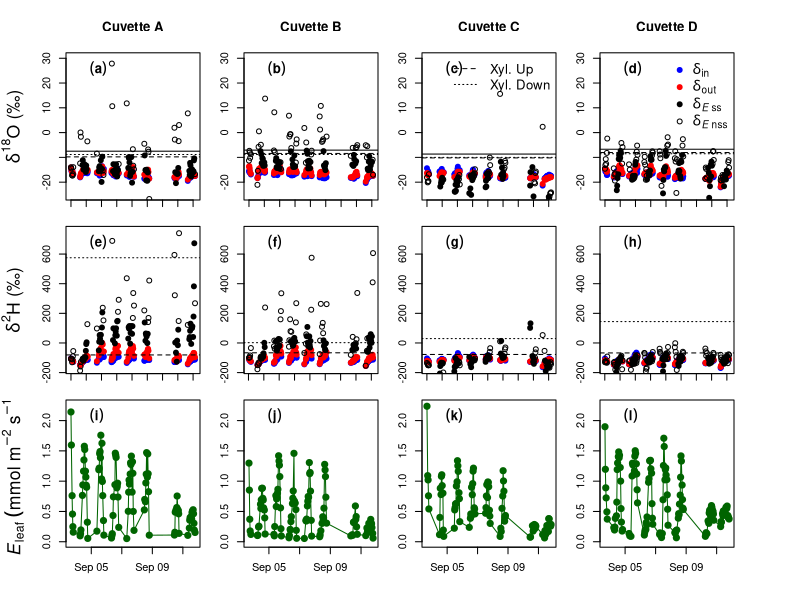

R code for this plot:
library(lubridate)

dfS <- read.table('barkData/Sept_complete.csv', sep = ';', header = TRUE)
dfS$DT <- as.POSIXct(dfS$DT, format="%Y-%m-%d %H:%M:%S")
wiS <- read.csv("barkData/Sept_xylem_wi.csv")
dfS <- dplyr::left_join(dfS, wiS, by = 'MpNo')
dfS$band_surface_m2 <- dfS$diam_cm * pi * dfS$length_cm/10000
# estimated needle area per branch given a certain branch diameter
# equation according to Cermak et al. 1998 Ann For Sci
# y = 0.003*x^2 - 0.008*x
# y is needle area in m2 and x is branch sectional area in m2 (mm2???)
dfS$cross_section_area_mm2 <- pi*(dfS$diam_cm*10*0.5)^2
dfS$needle_area_m2 <- 0.003*dfS$cross_section_area_mm2^2 - 0.08*dfS$cross_section_area_mm2
# calculate branch transpiration rate
dfS$E_branch <- dfS$TrA * dfS$needle_area_m2
dfS$time <- yday(dfS$DT) + (hour(dfS$DT)+ minute(dfS$DT)/60)/24
dfS$timeDec <- hour(dfS$DT)+ (minute(dfS$DT)/60)
dfS$DOY <- yday(dfS$DT)
# calculate deltas (d18O and d2H) of transpired water (d_E), according to:
dfS$d18O_E <- (dfS$FlowOut*dfS$H2Oout_G*dfS$d18O_out*0.001 - dfS$FlowIn*dfS$H2Oin_G*dfS$d18O_in*0.001)*1000/
  (dfS$FlowOut*dfS$H2Oout_G - dfS$FlowIn*dfS$H2Oin_G)
dfS$ss <- ifelse(dfS$d18O_E <= dfS$d18_up_lim & dfS$PAR >= 100 &
                   dfS$timeDec >= 10 & dfS$timeDec < 18 &
                   dfS$DOY >= 247, 'yes', 'no')

dfS$d2H_E <- (dfS$FlowOut*dfS$H2Oout_G*dfS$dDH_out*0.001 - dfS$FlowIn*dfS$H2Oin_G*dfS$dDH_in*0.001)*1000/
  (dfS$FlowOut*dfS$H2Oout_G - dfS$FlowIn*dfS$H2Oin_G)

myMpNo <- unique(dfS$MpNo)

dfSwhole <- dfS
dfS <- subset(dfS, DOY != 252)

windows(12,8)
par(mfrow=c(3, 4), mar = c(0, 5, 4, 0))
plot(subset(dfS, MpNo == myMpNo[1])$d18O_in ~ subset(dfS, MpNo == myMpNo[1])$DT,
     pch =19, col = 'blue', ylim = c(-25, 30), main = 'Cuvette A', axes = F,
     ylab = expression(paste(delta^{18}, "O (\u2030)")), xlab = '', cex.lab = 1.6)
points(subset(dfS, MpNo == myMpNo[1])$d18O_out ~ subset(dfS, MpNo == myMpNo[1])$DT, pch =19, col = 'red')
points(subset(dfS, MpNo == myMpNo[1] & ss == 'yes')$d18O_E ~ subset(dfS, MpNo == myMpNo[1] & ss == 'yes')$DT,
       pch =19, col = 'black')
points(subset(dfS, MpNo == myMpNo[1] & ss == 'no')$d18O_E ~ subset(dfS, MpNo == myMpNo[1] & ss == 'no')$DT,
       pch =1, col = 'black')
abline(subset(dfS, MpNo == myMpNo[1])$d18O_b[1], 0, lty = 2)
abline(subset(dfS, MpNo == myMpNo[1])$d18O_a[1], 0, lty = 3)
abline(subset(dfS, MpNo == myMpNo[1])$d18_up_lim[1], 0)
axis(side = 2, at = seq(-20, 30, 10), labels = seq(-20, 30, 10))
axis(side = 1, at = seq(min(subset(dfS, MpNo == myMpNo[1])$DT), max(subset(dfS, MpNo == myMpNo[1])$DT), 'day'),
     labels = F)
box()
legend('topleft', expression(bold((a))), bty = 'n', cex = 1.2, pt.cex = 1)

par(mar = c(0, 5*2/3, 4, 5/3))
plot(subset(dfS, MpNo == myMpNo[2])$d18O_in ~ subset(dfS, MpNo == myMpNo[2])$DT,
     pch =19, col = 'blue', ylim = c(-25, 30), axes = F,
     ylab = '', xlab = '', main = 'Cuvette B')
points(subset(dfS, MpNo == myMpNo[2])$d18O_out ~ subset(dfS, MpNo == myMpNo[2])$DT, pch =19, col = 'red')
points(subset(dfS, MpNo == myMpNo[2] & ss == 'yes')$d18O_E ~ subset(dfS, MpNo == myMpNo[2] & ss == 'yes')$DT,
       pch =19, col = 'black')
points(subset(dfS, MpNo == myMpNo[2] & ss == 'no')$d18O_E ~ subset(dfS, MpNo == myMpNo[2] & ss == 'no')$DT,
       pch =1, col = 'black')
abline(subset(dfS, MpNo == myMpNo[2])$d18O_b[1], 0, lty = 2)
abline(subset(dfS, MpNo == myMpNo[2])$d18O_a[1], 0, lty = 3)
abline(subset(dfS, MpNo == myMpNo[2])$d18_up_lim[1], 0)
axis(side = 2, at = seq(-20, 30, 10), labels = seq(-20, 30, 10))
axis(side = 1, at = seq(min(subset(dfS, MpNo == myMpNo[2])$DT), max(subset(dfS, MpNo == myMpNo[2])$DT), 'day'),
     labels = F)
box()
legend('topleft', expression(bold((b))), bty = 'n', cex = 1.2, pt.cex = 1)

par(mar = c(0, 5/3, 4, 5*2/3))
plot(subset(dfS, MpNo == myMpNo[3])$d18O_in ~ subset(dfS, MpNo == myMpNo[3])$DT,
     pch =19, col = 'blue', ylim = c(-25, 30), axes = F,
     ylab = '', xlab = '', main = 'Cuvette C')
points(subset(dfS, MpNo == myMpNo[3])$d18O_out ~ subset(dfS, MpNo == myMpNo[3])$DT, pch =19, col = 'red')
points(subset(dfS, MpNo == myMpNo[3] & ss == 'yes')$d18O_E ~ subset(dfS, MpNo == myMpNo[3] & ss == 'yes')$DT,
       pch =19, col = 'black')
points(subset(dfS, MpNo == myMpNo[3] & ss == 'no')$d18O_E ~ subset(dfS, MpNo == myMpNo[3] & ss == 'no')$DT,
       pch =1, col = 'black')
abline(subset(dfS, MpNo == myMpNo[3])$d18O_b[1], 0, lty = 2)
abline(subset(dfS, MpNo == myMpNo[3])$d18O_a[1], 0, lty = 3)
abline(subset(dfS, MpNo == myMpNo[3])$d18_up_lim[1], 0)
axis(side = 2, at = seq(-20, 30, 10), seq(-20, 30, 10))
axis(side = 1, at = seq(min(subset(dfS, MpNo == myMpNo[3])$DT), max(subset(dfS, MpNo == myMpNo[3])$DT), 'day'),
     labels = F)
box()
legend('topleft', expression(bold((c))), bty = 'n', cex = 1.2, pt.cex = 1)

legend('topright', legend = c('Xyl. Up', 'Xyl. Down'), bty = 'n', lty = c(2, 3),
       cex = 1.2, pt.cex = 1)

par(mar = c(0, 0, 4, 5))
plot(subset(dfS, MpNo == myMpNo[4])$d18O_in ~ subset(dfS, MpNo == myMpNo[4])$DT,
     pch =19, col = 'blue', ylim = c(-25, 30), axes = F,
     ylab = '', xlab = '', main = 'Cuvette D')
points(subset(dfS, MpNo == myMpNo[4])$d18O_out ~ subset(dfS, MpNo == myMpNo[4])$DT, pch =19, col = 'red')
points(subset(dfS, MpNo == myMpNo[4] & ss == 'yes')$d18O_E ~ subset(dfS, MpNo == myMpNo[4] & ss == 'yes')$DT,
       pch =19, col = 'black')
points(subset(dfS, MpNo == myMpNo[4] & ss == 'no')$d18O_E ~ subset(dfS, MpNo == myMpNo[4] & ss == 'no')$DT,
       pch =1, col = 'black')
abline(subset(dfS, MpNo == myMpNo[4])$d18O_b[1], 0, lty = 2)
abline(subset(dfS, MpNo == myMpNo[4])$d18O_a[1], 0, lty = 3)
abline(subset(dfS, MpNo == myMpNo[4])$d18_up_lim[1], 0)
axis(side = 2, at = seq(-20, 30, 10), labels = seq(-20, 30, 10))
axis(side = 1, at = seq(min(subset(dfS, MpNo == myMpNo[4])$DT), max(subset(dfS, MpNo == myMpNo[4])$DT), 'day'),
     labels = F)
box()
legend('topleft', expression(bold((d))), bty = 'n', cex = 1.2, pt.cex = 1)
legend('topright', pch = c(rep(19, 3), 1), legend = c(expression(delta['in']), expression(delta[out]),
                              expression(delta[italic(E)~ss]), expression(delta[italic(E)~nss])), 
       col = c('blue', 'red', 'black', 'black'), bty = 'n', cex = 1.3, pt.cex = 1)

par(mar = c(2, 5, 2, 0))
plot(subset(dfS, MpNo == myMpNo[1])$dDH_in ~ subset(dfS, MpNo == myMpNo[1])$DT,
     pch =19, col = 'blue', ylim = c(-170, 750), axes = F,
     ylab = expression(paste(delta^{2}, "H (\u2030)")), xlab = '', cex.lab = 1.6)
points(subset(dfS, MpNo == myMpNo[1])$dDH_out ~ subset(dfS, MpNo == myMpNo[1])$DT, pch =19, col = 'red')
points(subset(dfS, MpNo == myMpNo[1] & ss == 'yes')$d2H_E ~ subset(dfS, MpNo == myMpNo[1] & ss == 'yes')$DT,
       pch =19, col = 'black')
points(subset(dfS, MpNo == myMpNo[1] & ss == 'no')$d2H_E ~ subset(dfS, MpNo == myMpNo[1] & ss == 'no')$DT,
       pch =1, col = 'black')
abline(subset(dfS, MpNo == myMpNo[1])$d2H_b[1], 0, lty = 2)
abline(subset(dfS, MpNo == myMpNo[1])$d2H_a[1], 0, lty = 3)
axis(side = 2, at = seq(-200, 600, 200), labels = seq(-200, 600, 200))
axis(side = 1, at = seq(min(subset(dfS, MpNo == myMpNo[1])$DT), max(subset(dfS, MpNo == myMpNo[1])$DT), 'day'),
     labels = F)
box()
legend('topleft', expression(bold((e))), bty = 'n', cex = 1.2, pt.cex = 1)

par(mar = c(2, 5*2/3, 2, 5/3))
plot(subset(dfS, MpNo == myMpNo[2])$dDH_in ~ subset(dfS, MpNo == myMpNo[2])$DT,
     pch =19, col = 'blue', ylim = c(-170, 750), axes = F,
     ylab = '', xlab = '')
points(subset(dfS, MpNo == myMpNo[2])$dDH_out ~ subset(dfS, MpNo == myMpNo[2])$DT, pch =19, col = 'red')
points(subset(dfS, MpNo == myMpNo[2] & ss == 'yes')$d2H_E ~ subset(dfS, MpNo == myMpNo[2] & ss == 'yes')$DT,
       pch =19, col = 'black')
points(subset(dfS, MpNo == myMpNo[2] & ss == 'no')$d2H_E ~ subset(dfS, MpNo == myMpNo[2] & ss == 'no')$DT,
       pch =1, col = 'black')
abline(subset(dfS, MpNo == myMpNo[2])$d2H_b[1], 0, lty = 2)
abline(subset(dfS, MpNo == myMpNo[2])$d2H_a[1], 0, lty = 3)
axis(side = 2, at = seq(-200, 600, 200), labels = seq(-200, 600, 200))
axis(side = 1, at = seq(min(subset(dfS, MpNo == myMpNo[1])$DT), max(subset(dfS, MpNo == myMpNo[1])$DT), 'day'),
     labels = F)
box()
legend('topleft', expression(bold((f))), bty = 'n', cex = 1.2, pt.cex = 1)

par(mar = c(2, 5/3, 2, 5*2/3))
plot(subset(dfS, MpNo == myMpNo[3])$dDH_in ~ subset(dfS, MpNo == myMpNo[3])$DT,
     pch =19, col = 'blue', ylim = c(-170, 750), axes = F,
     ylab = '', xlab = '')
points(subset(dfS, MpNo == myMpNo[3])$dDH_out ~ subset(dfS, MpNo == myMpNo[3])$DT, pch =19, col = 'red')
points(subset(dfS, MpNo == myMpNo[3] & ss == 'yes')$d2H_E ~ subset(dfS, MpNo == myMpNo[3] & ss == 'yes')$DT,
       pch =19, col = 'black')
points(subset(dfS, MpNo == myMpNo[3] & ss == 'no')$d2H_E ~ subset(dfS, MpNo == myMpNo[3] & ss == 'no')$DT,
       pch =1, col = 'black')
abline(subset(dfS, MpNo == myMpNo[3])$d2H_b[1], 0, lty = 2)
abline(subset(dfS, MpNo == myMpNo[3])$d2H_a[1], 0, lty = 3)
axis(side = 2, at = seq(-200, 600, 200), labels = seq(-200, 600, 200))
axis(side = 1, at = seq(min(subset(dfS, MpNo == myMpNo[1])$DT), max(subset(dfS, MpNo == myMpNo[1])$DT), 'day'),
     labels = F)
box()
legend('topleft', expression(bold((g))), bty = 'n', cex = 1.2, pt.cex = 1)

par(mar = c(2, 0, 2, 5))
plot(subset(dfS, MpNo == myMpNo[4])$dDH_in ~ subset(dfS, MpNo == myMpNo[4])$DT,
     pch =19, col = 'blue', ylim = c(-170, 750), axes = F,
     ylab = '', xlab = '')
points(subset(dfS, MpNo == myMpNo[4])$dDH_out ~ subset(dfS, MpNo == myMpNo[4])$DT, pch =19, col = 'red')
points(subset(dfS, MpNo == myMpNo[4] & ss == 'yes')$d2H_E ~ subset(dfS, MpNo == myMpNo[4] & ss == 'yes')$DT,
       pch =19, col = 'black')
points(subset(dfS, MpNo == myMpNo[4] & ss == 'no')$d2H_E ~ subset(dfS, MpNo == myMpNo[4] & ss == 'no')$DT,
       pch =1, col = 'black')
abline(subset(dfS, MpNo == myMpNo[4])$d2H_b[1], 0, lty = 2)
abline(subset(dfS, MpNo == myMpNo[4])$d2H_a[1], 0, lty = 3)
axis(side = 2, at = seq(-200, 600, 200), labels = seq(-200, 600, 200))
axis(side = 1, at = seq(min(subset(dfS, MpNo == myMpNo[1])$DT), max(subset(dfS, MpNo == myMpNo[1])$DT), 'day'),
     labels = F)
box()
legend('topleft', expression(bold((h))), bty = 'n', cex = 1.2, pt.cex = 1)

par(mar = c(4, 5, 0, 0))
plot(subset(dfS, MpNo == myMpNo[1])$TrA ~ subset(dfS, MpNo == myMpNo[1])$DT,
     pch = 19, cex = 1.25, col = 'darkgreen', ylim = c(0, 2.25), cex.lab = 1.6,
     ylab = expression(italic(E)[leaf]~(mmol~m^-2~s^-1)), xlab = '')
lines(subset(dfS, MpNo == myMpNo[1])$TrA ~ subset(dfS, MpNo == myMpNo[1])$DT, col ='darkgreen')
legend('topleft', expression(bold((i))), bty = 'n', cex = 1.2, pt.cex = 1)

par(mar = c(4, 5*2/3, 0, 5/3))
plot(subset(dfS, MpNo == myMpNo[2])$TrA ~ subset(dfS, MpNo == myMpNo[2])$DT,
     pch = 19, cex = 1.25, col = 'darkgreen', ylim = c(0, 2.25), 
     ylab = '', xlab = '')
lines(subset(dfS, MpNo == myMpNo[2])$TrA ~ subset(dfS, MpNo == myMpNo[2])$DT, col ='darkgreen')
legend('topleft', expression(bold((j))), bty = 'n', cex = 1.2, pt.cex = 1)

par(mar = c(4, 5/3, 0, 5*2/3))
plot(subset(dfS, MpNo == myMpNo[3])$TrA ~ subset(dfS, MpNo == myMpNo[3])$DT,
     pch = 19, cex = 1.25, col = 'darkgreen', ylim = c(0, 2.25), 
     ylab = '', xlab = '')
lines(subset(dfS, MpNo == myMpNo[3])$TrA ~ subset(dfS, MpNo == myMpNo[3])$DT, col ='darkgreen')
legend('topleft', expression(bold((k))), bty = 'n', cex = 1.2, pt.cex = 1)

par(mar = c(4, 0, 0, 5))
plot(subset(dfS, MpNo == myMpNo[4])$TrA ~ subset(dfS, MpNo == myMpNo[4])$DT,
     pch = 19, cex = 1.25, col = 'darkgreen', ylim = c(0, 2.25), 
     ylab = '', xlab = '')
lines(subset(dfS, MpNo == myMpNo[4])$TrA ~ subset(dfS, MpNo == myMpNo[4])$DT, col ='darkgreen')
legend('topleft', expression(bold((l))), bty = 'n', cex = 1.2, pt.cex = 1)

